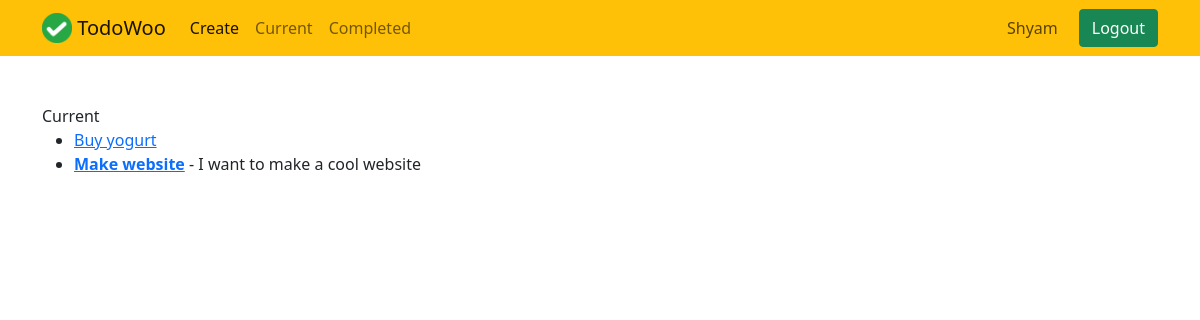
Before: /current/ (signed in) with the older database file.
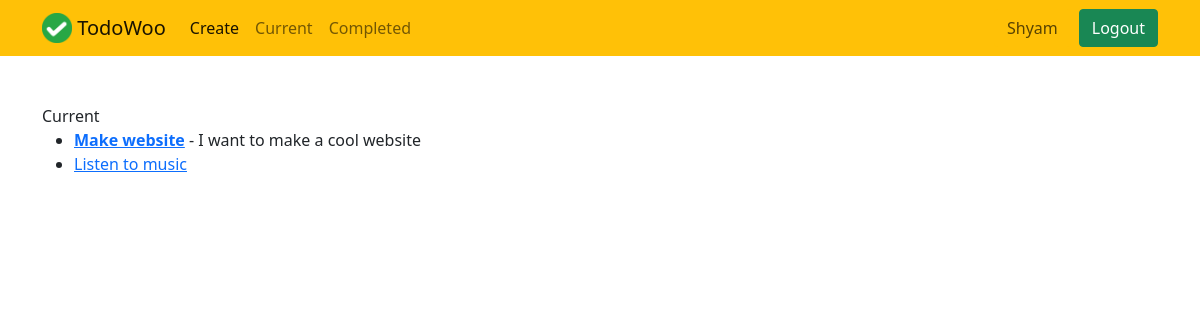
After: the same page with the newer database file.
### todo/models.py (models this page shows, shortened)
class Todo(models.Model):
	title = models.CharField(max_length=100)
	memo = models.TextField(blank=True)
	created = models.DateTimeField(auto_now_add=True)
	datecompleted = models.DateTimeField(null=True, blank=True)
	important = models.BooleanField(default=False)
	user = models.ForeignKey(User, on_delete=models.CASCADE)

### todo/views.py (the view)
# urls.py: path('current/', views.currenttodos, name='currenttodos'),
@login_required
def currenttodos(request):
	todos = Todo.objects.filter(user=request.user, datecompleted__isnull=True)
	return render(request, 'todo/currenttodos.html', {'todos': todos})

### todo/templates/todo/currenttodos.html
{% extends 'todo/base.html' %}
{% block content %}
Current
<ul>
	{% for todo in todos %}
	<li>{% if todo.important %}
		<a href="{% url 'viewtodo' todo.id %}"><b>{{ todo.title }}</b></a>
		{% else %}
		<a href="{% url 'viewtodo' todo.id %}">{{ todo.title }}</a>
		{% endif %}
		{% if todo.memo %}
		- {{ todo.memo }}
		{% endif %}
	</li>
	{% endfor %}
</ul>
{% endblock %}

Changed rows visible on the page:
no longer on this page (row edited): Todo: title "Buy yogurt"
added Todo: title "Listen to music"
